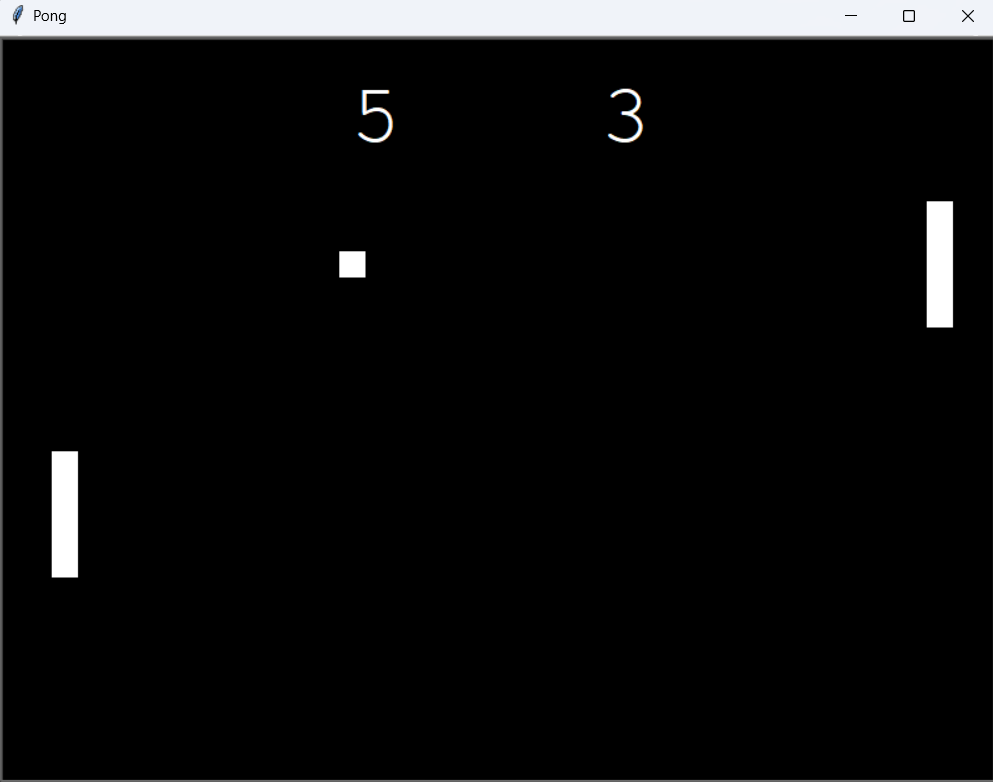

Python code for this plot:
from turtle import Screen
from paddle import Paddle
from ball import Ball
from scoreboard import Scoreboard
import time

screen = Screen()
screen.bgcolor("black")
screen.setup(width=800, height=600)
screen.title("Pong")
screen.tracer(0)

r_paddle = Paddle((350, 0))
l_paddle = Paddle((-350, 0))
ball = Ball()
scoreboard = Scoreboard()

screen.listen()
screen.onkey(r_paddle.go_up, "Up")
screen.onkey(r_paddle.go_down, "Down")

screen.onkey(l_paddle.go_up, "w")
screen.onkey(l_paddle.go_down, "s")

game_on = True
while game_on:
    time.sleep(ball.move_speed)
    screen.update()
    ball.move()

    # Detecting the collision with wall!
    if ball.ycor() > 280 or ball.ycor() < -280:
        ball.bounce_y()

    if ball.distance(r_paddle) < 50 and ball.xcor() > 320 or ball.distance(l_paddle) < 50 and ball.xcor() < -320:
        ball.bounce_x()

    if ball.xcor() > 380:
        ball.reset_position()
        scoreboard.l_point()

    if ball.xcor() < -380:
        ball.reset_position()
        scoreboard.r_point()

screen.exitonclick()
